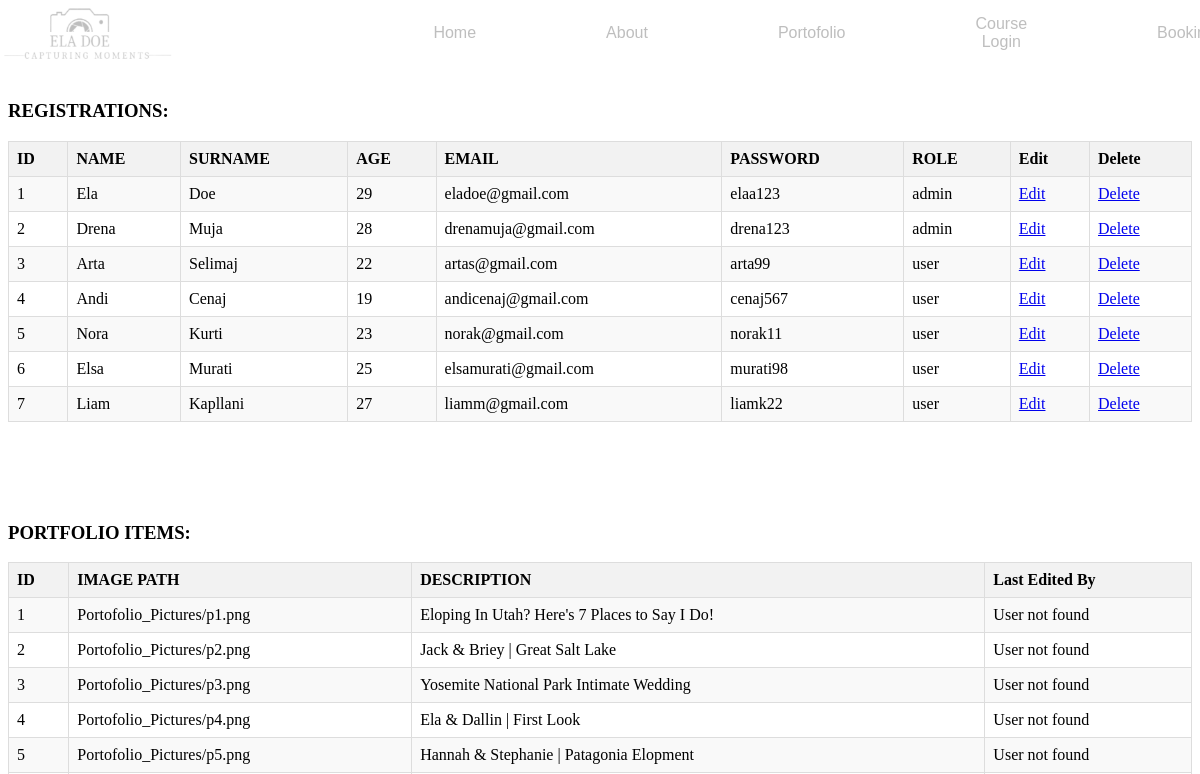
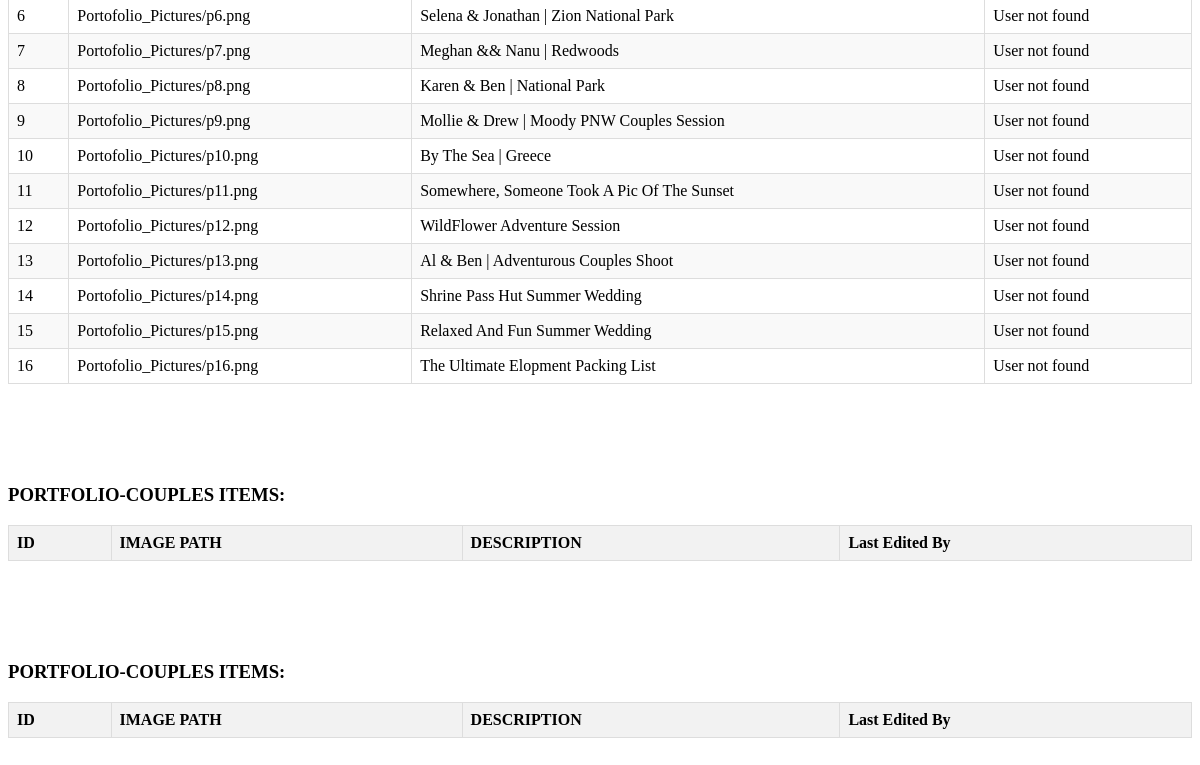
/dashboard.php, run on an earlier commit of the app's database (2 pictures, top to bottom).
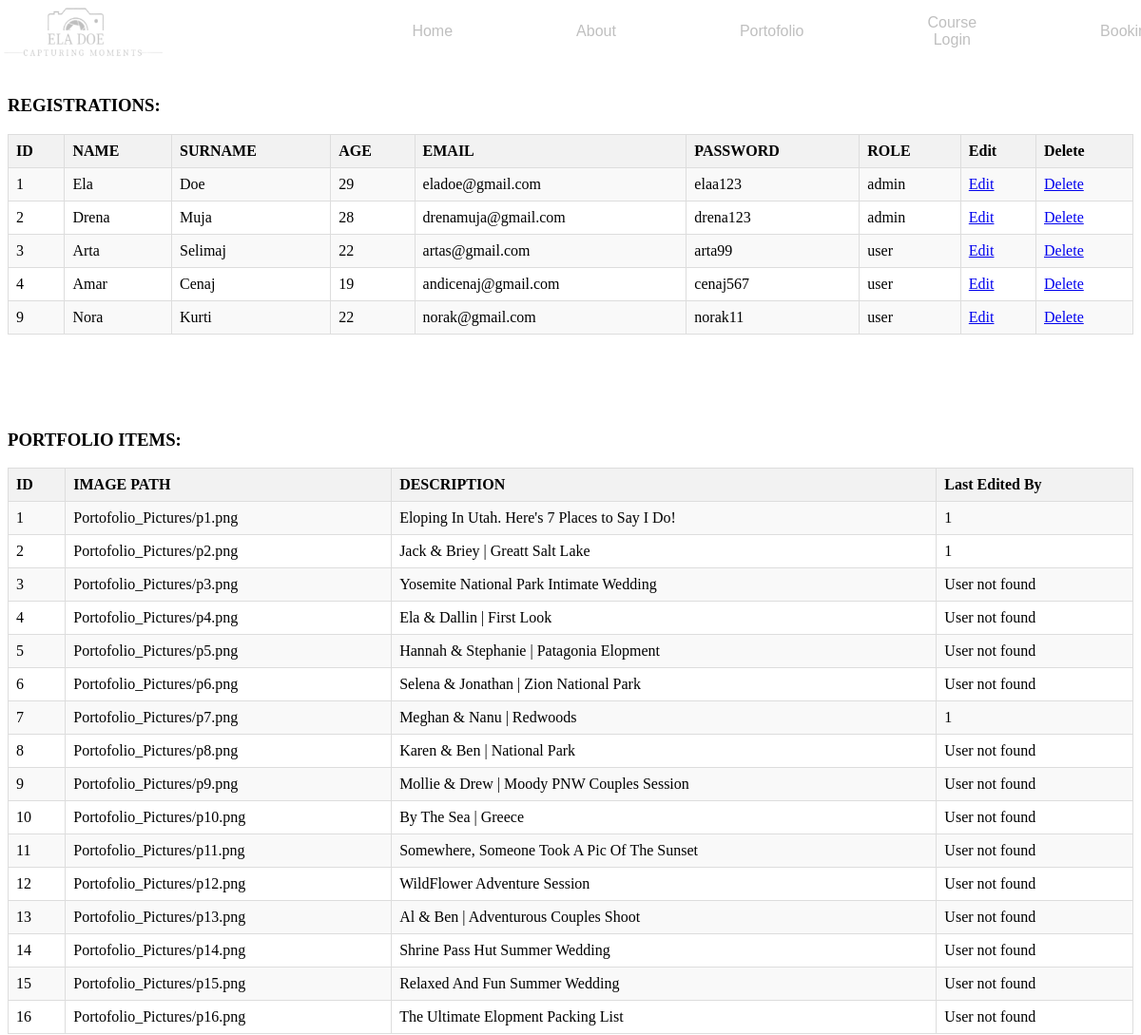
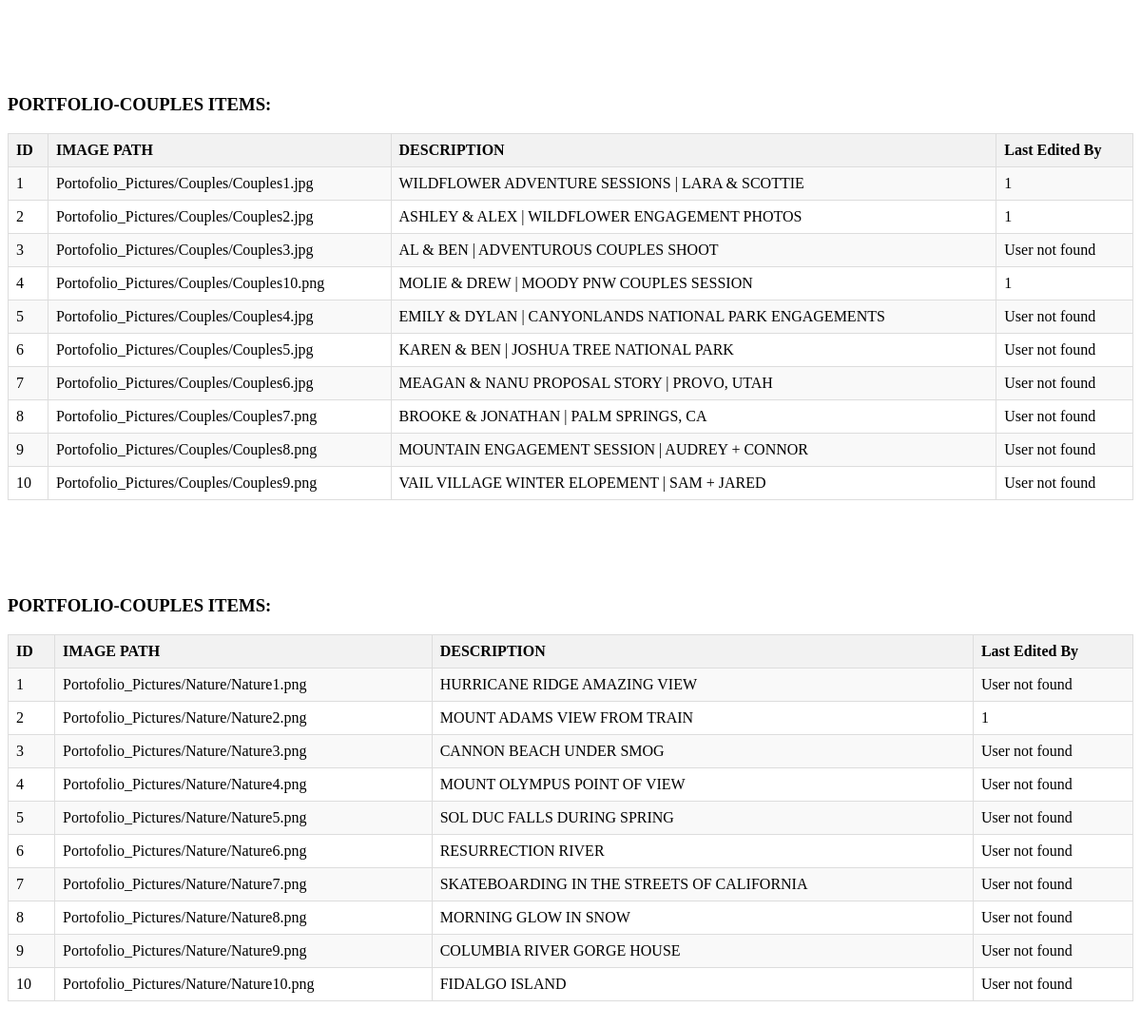
And on a later commit of the database (2 pictures, top to bottom).
### tables this page shows
CREATE TABLE `user` (
  `id` int(11) NOT NULL,
  `name` varchar(20) NOT NULL,
  `surname` varchar(30) NOT NULL,
  `age` int(11) NOT NULL,
  `email` varchar(20) NOT NULL,
  `password` varchar(20) NOT NULL,
  `roli` varchar(20) NOT NULL DEFAULT 'user'
);

CREATE TABLE `portofolio` (
  `id` int(11) NOT NULL,
  `image_path` varchar(255) NOT NULL,
  `description` text NOT NULL,
  `last_edited_by` int(11) DEFAULT NULL
);

CREATE TABLE `portofolio_couples` (
  `id` int(11) NOT NULL,
  `image_path` varchar(100) NOT NULL,
  `description` varchar(200) NOT NULL,
  `last_edited_by` int(11) DEFAULT NULL
);

CREATE TABLE `portofolio_nature` (
  `id` int(11) NOT NULL,
  `image_path` varchar(100) NOT NULL,
  `description` varchar(200) NOT NULL,
  `last_edited_by` int(11) DEFAULT NULL
);

### userRepository.php (called while the page is built, shortened)
<?php
    include_once"databaseConnection.php";
    class userRepository{
        private $connection;
        function __construct(){
            $conn = new DatabaseConnection;
            $this->connection = $conn->startConnection();
        }
        function getAllUsers(){
            $conn = $this->connection;
            $sql = "SELECT * FROM user";
            $statement = $conn->query($sql);
            $users = $statement->fetchAll();
            return $users;
        }
        function getUserById($id){
            $conn = $this->connection;
            $sql = "SELECT * FROM user WHERE id=?";
            $statement = $conn->prepare($sql);
            $statement->execute([$id]);
            $user=$statement->fetch();
            return $user;
        }
    }
?>

### databaseConnection.php (called while the page is built)
<?php
     class DatabaseConnection{
        private $host = "localhost";
        private $username = "root";
        private $password = "";
        private $database = "web_project";
     function startConnection(){
         try{
             $conn = new PDO("mysql:host=$this->host;dbname=$this->database", $this->username, $this->password);
             $conn->setAttribute(PDO::ATTR_ERRMODE, PDO::ERRMODE_EXCEPTION);
             if(!$conn){
                 return null;
             }else{
                 return $conn;
             }
         }catch(PDOException $e){
            echo "Connection failed ". $e->getMessage();
             return null;
         }
     }
 }
?>

### PortofolioRepository.php (called while the page is built, shortened)
<?php
include_once "DatabaseConnection.php";
class PortofolioRepository
{
    private $connection;
    public function __construct()
    {
        $dbConnection = new DatabaseConnection;
        $this->connection = $dbConnection->startConnection();
    }
    public function getAllPortofolios()
    {
        $sql = "SELECT * FROM portofolio";
        $statement = $this->connection->query($sql);
        $portofolios = [];
        if ($statement->rowCount() > 0) {
            while ($row = $statement->fetch(PDO::FETCH_ASSOC)) {
                $portofolios[] = $row;
            }
        }
        return $portofolios;
    }
    public function getAllCouples()
    {
        $sql = "SELECT * FROM portofolio_couples";
        $statement = $this->connection->query($sql);
        $portofolioCouples = [];
        if ($statement->rowCount() > 0) {
            while ($row = $statement->fetch(PDO::FETCH_ASSOC)) {
                $portofolioCouples[] = $row;
            }
        }
        return $portofolioCouples;
    }
    public function getAllNature()
    {
        $sql = "SELECT * FROM portofolio_nature";
        $statement = $this->connection->query($sql);
        $portofolioNature = [];
        if ($statement->rowCount() > 0) {
            while ($row = $statement->fetch(PDO::FETCH_ASSOC)) {
                $portofolioNature[] = $row;
            }
        }
        return $portofolioNature;
    }
}
?>

### dashboard.php (the view, shortened to what this page needs)
<?php
include_once "databaseConnection.php";
?>
<!DOCTYPE html>
<html lang="en">
<head>
    <link rel="stylesheet" href="dashboard.css">
</head>
<body>
    <header>
        <?php
        include("Header.php");
        ?>
    </header>
    <h3 style="margin-top:100px">REGISTRATIONS:</h3>
    <table border="1">
        <tr>
            <th>ID</th>
            <th>NAME</th>
            <th>SURNAME</th>
            <th>AGE</th>
            <th>EMAIL</th>
            <th>PASSWORD</th>
            <th>ROLE</th>
            <th>Edit</th>
            <th>Delete</th>
        </tr>
        <?php
        include_once "userRepository.php";
        $userRepository = new UserRepository();
        $users = $userRepository->getAllUsers();
        foreach ($users as $User) {
            echo
                "
                <tr>
                     <td>$User[id]</td>
                     <td>$User[name]</td>
                     <td>$User[surname] </td>
                     <td>$User[age] </td>
                     <td>$User[email] </td>
                     <td>$User[password] </td>
                     <td>$User[roli]</td>
                     <td><a href='edit.php?id=$User[id]'>Edit</a> </td>
                     <td><a href='delete.php?id=$User[id]'>Delete</a></td>
                </tr>
                ";
        }
        ?>
    </table>
    <h3 style="margin-top: 100px">PORTFOLIO ITEMS:</h3>
    <table border="1">
        <tr>
            <th>ID</th>
            <th>IMAGE PATH</th>
            <th>DESCRIPTION</th>
            <th>Last Edited By</th>
        </tr>
        <?php
        include_once "PortofolioRepository.php";
        include_once "userRepository.php";
        $portofolioRepository = new PortofolioRepository();
        $portofolioData = $portofolioRepository->getAllPortofolios();
        $userRepository = new UserRepository();
        foreach ($portofolioData as $portofolioItem):
            $lastEditedById = $portofolioItem['last_edited_by'];
            $lastEditedByUser = $userRepository->getUserById($lastEditedById);
            if ($lastEditedByUser) {
                echo "
            <tr>
                <td>{$portofolioItem['id']}</td>
                <td>{$portofolioItem['image_path']}</td>
                <td>{$portofolioItem['description']}</td>
                <td>{$lastEditedByUser['id']}</td>
            </tr>
        ";
            } else {
                echo "
            <tr>
                <td>{$portofolioItem['id']}</td>
                <td>{$portofolioItem['image_path']}</td>
                <td>{$portofolioItem['description']}</td>
                <td>User not found</td>
            </tr>
        ";
            }
        endforeach;
        ?>
    </table>
    <h3 style="margin-top: 100px">PORTFOLIO-COUPLES ITEMS:</h3>
    <table border="1">
        <tr>
            <th>ID</th>
            <th>IMAGE PATH</th>
            <th>DESCRIPTION</th>
            <th>Last Edited By</th>
        </tr>
        <?php
        include_once "PortofolioRepository.php";
        include_once "userRepository.php";
        $portofolioRepository = new PortofolioRepository();
        $portofolioData = $portofolioRepository->getAllCouples();
        $userRepository = new UserRepository();
        foreach ($portofolioData as $portofolioItem):
            $lastEditedById = $portofolioItem['last_edited_by'];
            $lastEditedByUser = $userRepository->getUserById($lastEditedById);
            if ($lastEditedByUser) {
                echo "
            <tr>
                <td>{$portofolioItem['id']}</td>
                <td>{$portofolioItem['image_path']}</td>
                <td>{$portofolioItem['description']}</td>
                <td>{$lastEditedByUser['id']}</td>
            </tr>
        ";
            } else {
                echo "
            <tr>
                <td>{$portofolioItem['id']}</td>
                <td>{$portofolioItem['image_path']}</td>
                <td>{$portofolioItem['description']}</td>
                <td>User not found</td>
            </tr>
        ";
            }
        endforeach;
        ?>
    </table>
    <h3 style="margin-top: 100px">PORTFOLIO-COUPLES ITEMS:</h3>
    <table border="1">
        <tr>
            <th>ID</th>
            <th>IMAGE PATH</th>
            <th>DESCRIPTION</th>
            <th>Last Edited By</th>
        </tr>
        <?php
        include_once "PortofolioRepository.php";
        include_once "userRepository.php";
        $portofolioRepository = new PortofolioRepository();
        $portofolioData = $portofolioRepository->getAllNature();
        $userRepository = new UserRepository();
        foreach ($portofolioData as $portofolioItem):
            $lastEditedById = $portofolioItem['last_edited_by'];
            $lastEditedByUser = $userRepository->getUserById($lastEditedById);
            if ($lastEditedByUser) {
                echo "
            <tr>
                <td>{$portofolioItem['id']}</td>
                <td>{$portofolioItem['image_path']}</td>
                <td>{$portofolioItem['description']}</td>
                <td>{$lastEditedByUser['id']}</td>
            </tr>
        ";
            } else {
                echo "
            <tr>
                <td>{$portofolioItem['id']}</td>
                <td>{$portofolioItem['image_path']}</td>
                <td>{$portofolioItem['description']}</td>
                <td>User not found</td>
            </tr>
        ";
            }
        endforeach;
        ?>
    </table><br><br>
</body>
</html>

### Header.php (shortened to what this page needs)
<!DOCTYPE html>
<html lang="en">
<head>
</head>
<body>
<header>
        <img src="Logo.png" alt="Logo">
        <div class="pages">
            <ul>
                <li><a href="Home.php">Home</a></li>
                <li><a href="About.php">About</a></li>
                <li><a href="Portofolio.php">Portofolio</a></li>
                <li><a href="CourseLogin.php">Course Login</a></li>
                <li> <a href="Booking.php">Booking</a></li>
            </ul>
        </div>
    </header>
</body>
</html>

### dashboard.css (style rules this page uses)
table { border-collapse: collapse; width: 100%; }
th { background-color: #f2f2f2; border: 1px solid #dddddd; text-align: left; padding: 8px; }
td { border: 1px solid #dddddd; text-align: left; padding: 8px; }
tr:nth-child(even) { background-color: #f9f9f9; }

### Header.php (style rules this page uses)
header { display: flex; position: fixed; align-items: center; top: 0; left: 0; width: 100%; height: 66px; background-color: white; z-index: 1000; overflow: hidden; opacity: 0.5; }
header img { width: 15%; height: 60px; margin: 0px; padding: 0px; align-self: center; }
.pages ul { display: flex; justify-content: space-between; align-items: center; list-style: none; padding: 0; width: 70%; }
.pages ul li { margin-left: 130px; color: black; text-align: center; font-family: sans-serif; align-items: center; }
.pages ul li a { text-decoration: none; color: black; opacity: 1; }

What changed in the data, as far as the page shows it:
removed user: id "5", name "Nora", surname "Kurti", age "23", email "norak@gmail.com", password "norak11", roli "user"
removed user: id "6", name "Elsa", surname "Murati", age "25", email "elsamurati@gmail.com", password "murati98", roli "user"
removed user: id "7", name "Liam", surname "Kapllani", age "27", email "liamm@gmail.com", password "liamk22", roli "user"
changed user "Cenaj": name "Andi" → "Amar"
added user: id "9", name "Nora", surname "Kurti", age "22", email "norak@gmail.com", password "norak11", roli "user"
changed portofolio "Portofolio_Pictures/p1.png": user.id (not shown) → "1"; description "Eloping In Utah? Here's 7 Places to Say I Do!" → "Eloping In Utah. Here's 7 Places to Say I Do!"
changed portofolio "Portofolio_Pictures/p2.png": user.id (not shown) → "1"; description "Jack & Briey | Great Salt Lake" → "Jack & Briey | Greatt Salt Lake"
changed portofolio "Portofolio_Pictures/p7.png": user.id (not shown) → "1"; description "Meghan && Nanu | Redwoods" → "Meghan & Nanu | Redwoods"
added portofolio_couples: id "1", image_path "Portofolio_Pictures/Couples/Couples1.jpg", description "WILDFLOWER ADVENTURE SESSIONS | LARA & SCOTTIE", user.id "1"
added portofolio_couples: id "2", image_path "Portofolio_Pictures/Couples/Couples2.jpg", description "ASHLEY & ALEX | WILDFLOWER ENGAGEMENT PHOTOS", user.id "1"
added portofolio_couples: id "3", image_path "Portofolio_Pictures/Couples/Couples3.jpg", description "AL & BEN | ADVENTUROUS COUPLES SHOOT"
added portofolio_couples: id "4", image_path "Portofolio_Pictures/Couples/Couples10.png", description "MOLIE & DREW | MOODY PNW COUPLES SESSION", user.id "1"
added portofolio_couples: id "5", image_path "Portofolio_Pictures/Couples/Couples4.jpg", description "EMILY & DYLAN | CANYONLANDS NATIONAL PARK ENGAGEMENTS"
added portofolio_couples: id "6", image_path "Portofolio_Pictures/Couples/Couples5.jpg", description "KAREN & BEN | JOSHUA TREE NATIONAL PARK"
added portofolio_couples: id "7", image_path "Portofolio_Pictures/Couples/Couples6.jpg", description "MEAGAN & NANU PROPOSAL STORY | PROVO, UTAH"
added portofolio_couples: id "8", image_path "Portofolio_Pictures/Couples/Couples7.png", description "BROOKE & JONATHAN | PALM SPRINGS, CA"
added portofolio_couples: id "9", image_path "Portofolio_Pictures/Couples/Couples8.png", description "MOUNTAIN ENGAGEMENT SESSION | AUDREY + CONNOR"
added portofolio_couples: id "10", image_path "Portofolio_Pictures/Couples/Couples9.png", description "VAIL VILLAGE WINTER ELOPEMENT | SAM + JARED"
added portofolio_nature: id "1", image_path "Portofolio_Pictures/Nature/Nature1.png", description "HURRICANE RIDGE AMAZING VIEW"
added portofolio_nature: id "2", image_path "Portofolio_Pictures/Nature/Nature2.png", description "MOUNT ADAMS VIEW FROM TRAIN", user.id "1"
added portofolio_nature: id "3", image_path "Portofolio_Pictures/Nature/Nature3.png", description "CANNON BEACH UNDER SMOG"
added portofolio_nature: id "4", image_path "Portofolio_Pictures/Nature/Nature4.png", description "MOUNT OLYMPUS POINT OF VIEW"
added portofolio_nature: id "5", image_path "Portofolio_Pictures/Nature/Nature5.png", description "SOL DUC FALLS DURING SPRING"
added portofolio_nature: id "6", image_path "Portofolio_Pictures/Nature/Nature6.png", description "RESURRECTION RIVER"
added portofolio_nature: id "7", image_path "Portofolio_Pictures/Nature/Nature7.png", description "SKATEBOARDING IN THE STREETS OF CALIFORNIA"
added portofolio_nature: id "8", image_path "Portofolio_Pictures/Nature/Nature8.png", description "MORNING GLOW IN SNOW"
added portofolio_nature: id "9", image_path "Portofolio_Pictures/Nature/Nature9.png", description "COLUMBIA RIVER GORGE HOUSE"
added portofolio_nature: id "10", image_path "Portofolio_Pictures/Nature/Nature10.png", description "FIDALGO ISLAND"
